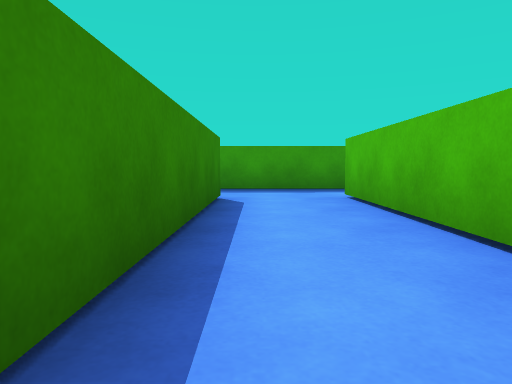
view 1 (above)

18 first-person views from a walk through a scene from a Unity 3-D project. The camera is 0.51 m above the floor, tilts 4° down and sees 70° across. The floor is counted in squares, 1 m on a side. Each view is taken from the middle of a square. On the plan, view 1 faces up. The plan holds only what a view shows up to about 9 squares ahead; the rest is blank. The place goes on beyond the plan.

view 2
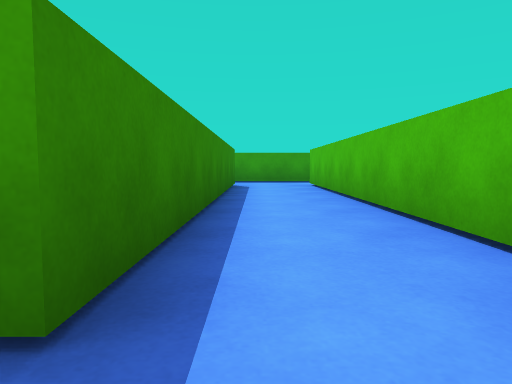

view 3
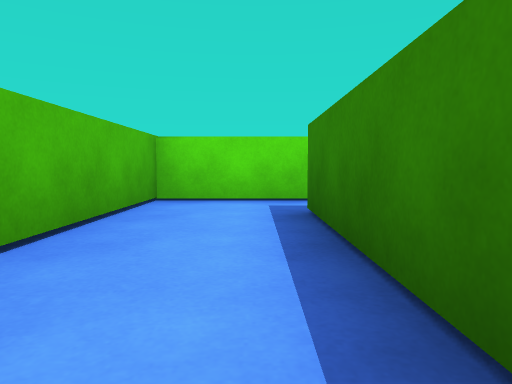

view 4
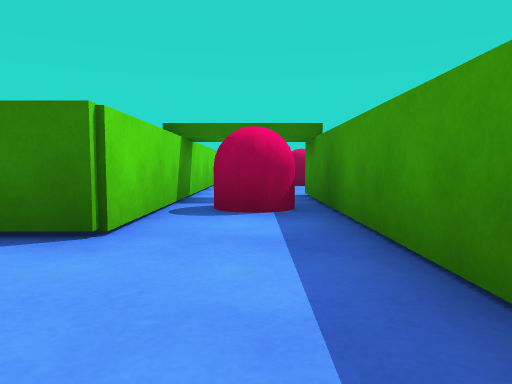

view 5
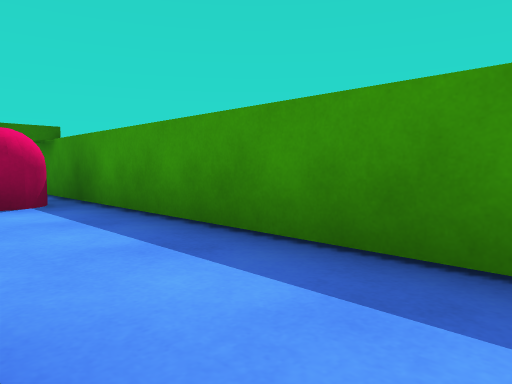

view 6
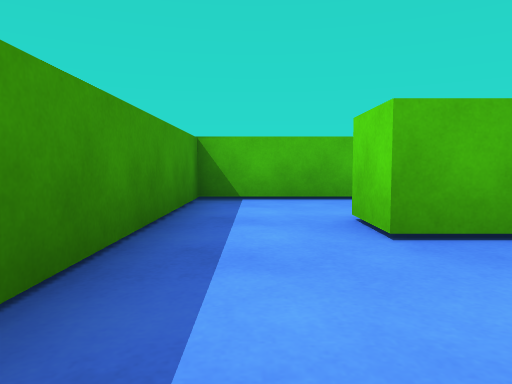

view 7
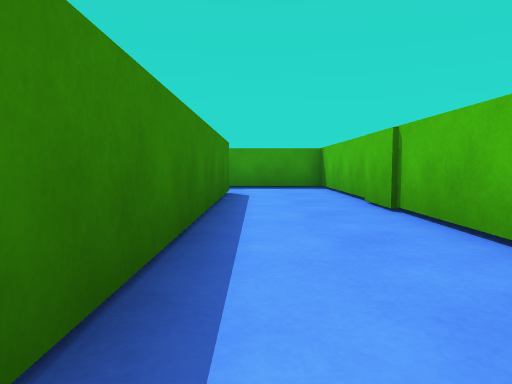

view 8
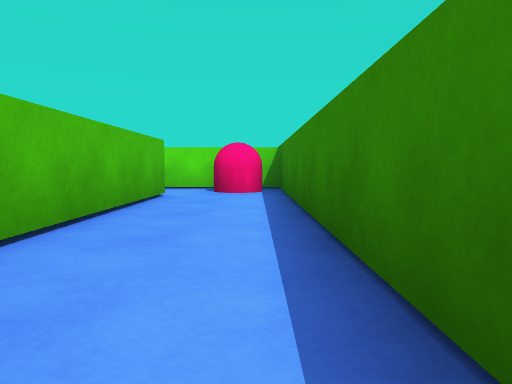

view 9
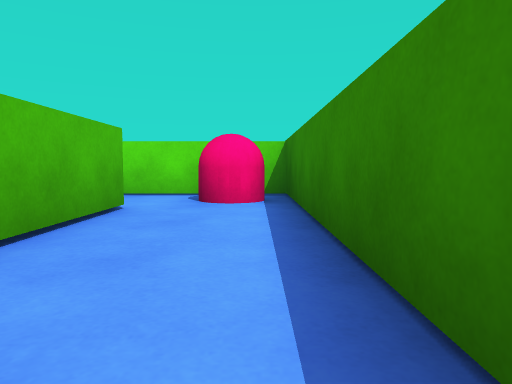

view 10
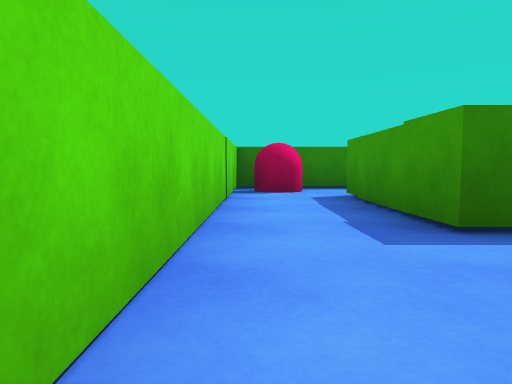

view 11
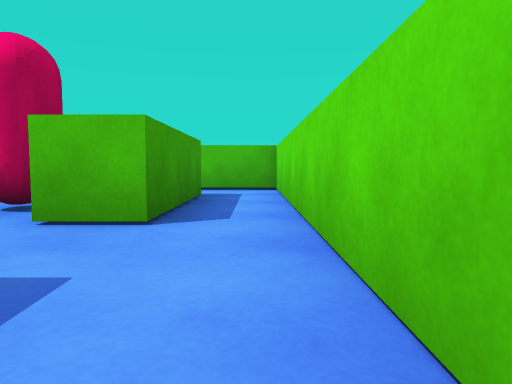

view 12
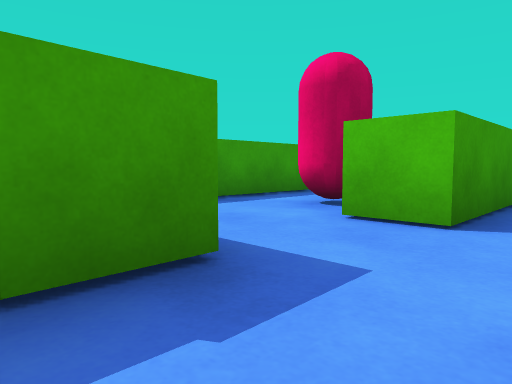

view 13
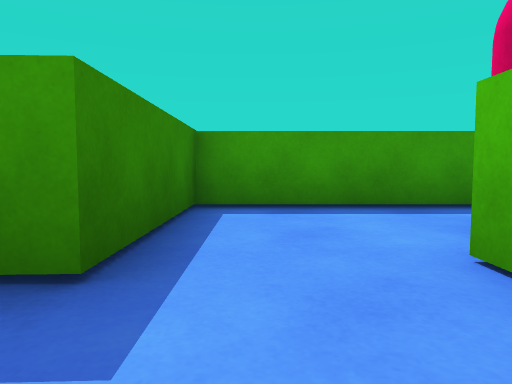

view 14
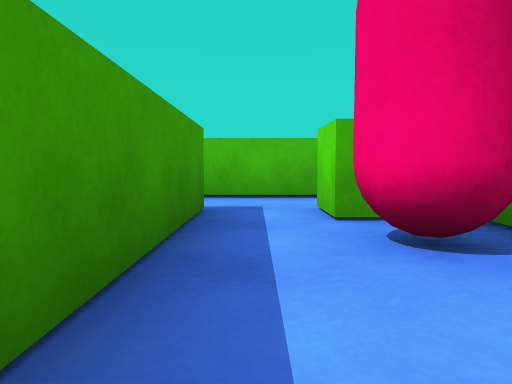

view 15
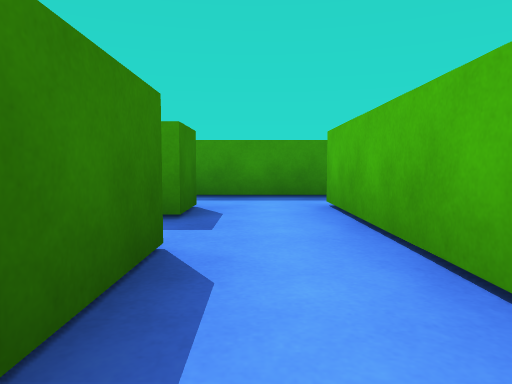

view 16
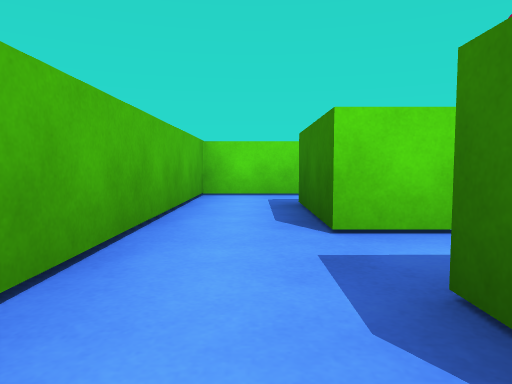

view 17
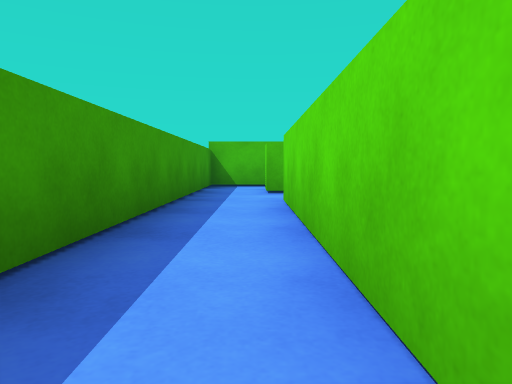

view 18
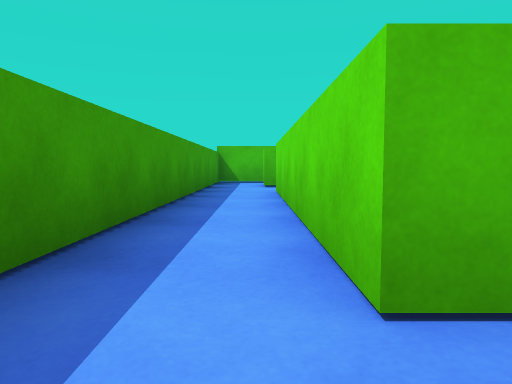

### Floor plan
Ten units are one square. View 1 is at (0, 0); x grows to the right and y downward. Boxes are objects, and circles mark ways between rooms. Rooms are numbered by the first view taken in them; rooms with no view inside come last. Other rooms are left out.
<svg viewBox="-70 -84 230 134">
<path fill="none" stroke="#000" d="M26 -79 -46 -79M-9 45 15 45 15 -61 25 -61M-65 -59 -6 -59 -6 31M54 24 46 24 46 -79 26 -79M83 15 83 25 54 26M25 -61 25 45 94 44M102 30 102 20M124 7 134 7 134 30 102 30M132 -16 132 -6M94 44 149 44 149 -18M124 11 124 7M132 -6 82 -6 83 15M72 -11 72 -16 132 -16M155 -32 75 -31"/>
<rect x="-35" y="-75" width="20" height="10" fill="#bbb"><title>capsule</title></rect>
<rect x="25" y="25" width="20" height="20" fill="#bbb"><title>capsule</title></rect>
<rect x="105" y="5" width="20" height="10" fill="#bbb"><title>capsule</title></rect>
<circle cx="20" cy="-70" r="3" fill="#2a7"/>
<circle cx="100" cy="40" r="3" fill="#2a7"/>
<circle cx="90" cy="20" r="3" fill="#2a7"/>
<circle cx="130" cy="0" r="3" fill="#2a7"/>
<circle cx="140" cy="-10" r="3" fill="#2a7"/>
<text x="0" y="-20">1</text>
<text x="40" y="0">2</text>
<text x="140" y="20">3</text>
<text x="100" y="0">4</text>
<text x="90" y="-20">5</text>
</svg>
Room 1 opens to room 2. Room 2 opens to room 3. Room 2 opens to room 4. Room 3 opens to room 4. Room 3 opens to room 5.

Where each view was taken, in squares from view 1:
view 1: 0 up, 0 right, facing up
view 2: 4 down, 0 right, facing up
view 3: 1 up, 0 right, facing down
view 4: 7 up, 2 right, facing left
view 5: 6 up, 3 right, facing up-left
view 6: 7 up, 1 left, facing right
view 7: 1 down, 3 right, facing up
view 8: 4 up, 3 right, facing down
view 9: 2 up, 3 right, facing down
view 10: 4 down, 11 right, facing left
view 11: 4 down, 7 right, facing right
view 12: 4 down, 7 right, facing up-right
view 13: 4 down, 9 right, facing up
view 14: 0 up, 9 right, facing right
view 15: 3 down, 14 right, facing up
view 16: 2 up, 14 right, facing down
view 17: 2 up, 8 right, facing right
view 18: 2 up, 6 right, facing right
